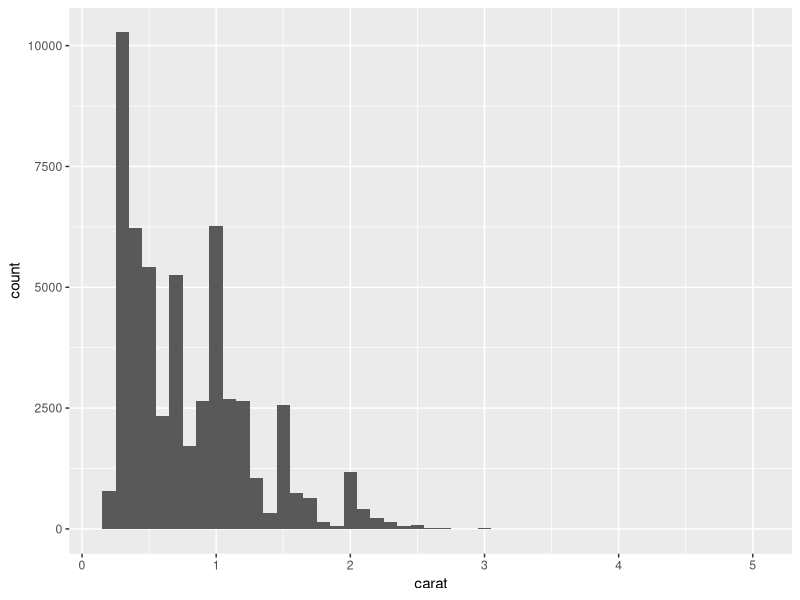
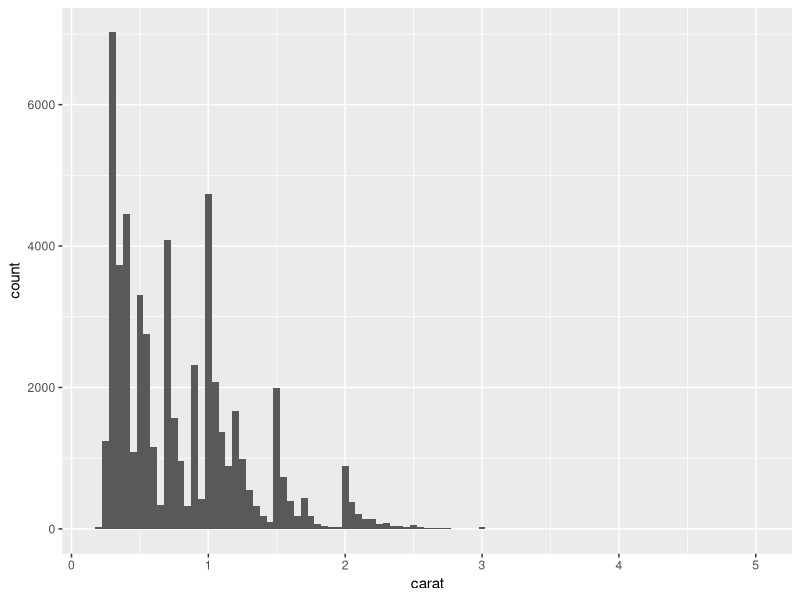
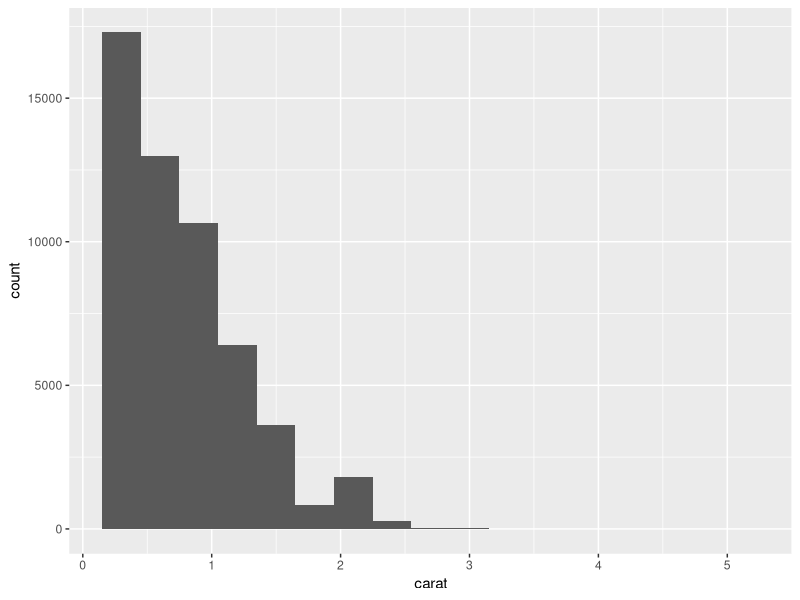
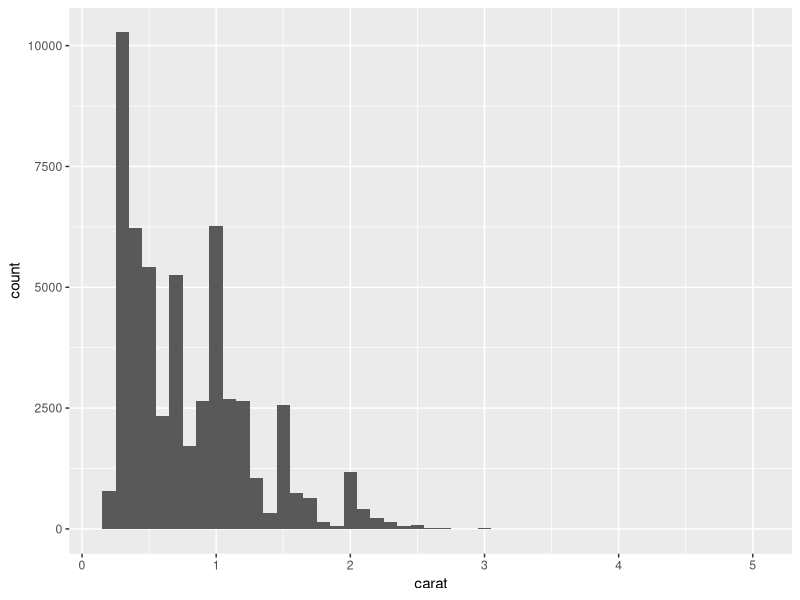
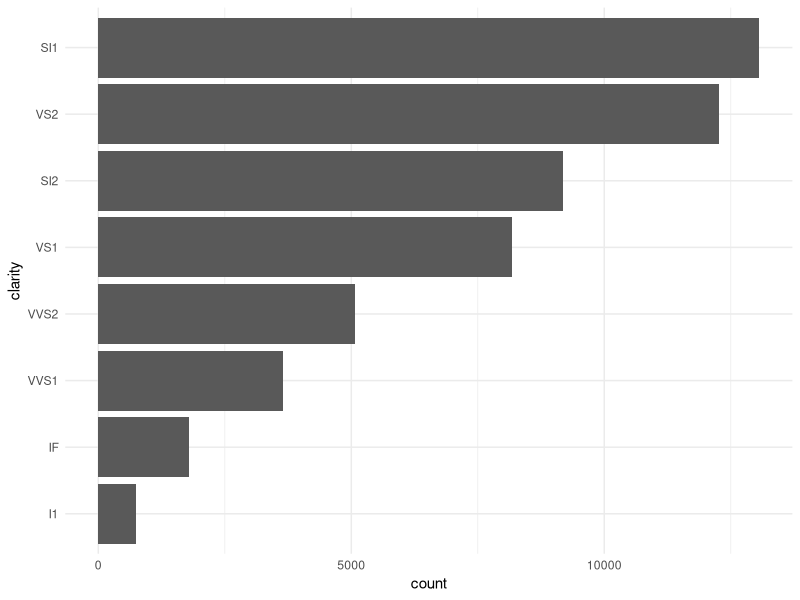

The R source for these figures, in order:
## ---- chunk 1
#| echo: true

library(dplyr)
library(tidyverse)
## ---- chunk 2
#| eval: true
#| echo: true

data <- data.frame(id = rep(letters[8 :10], each = 2), 
                   a = seq(5 ,10), b = seq(1,6), 
                   c = seq(32,37), d = seq(19,24))

new_data <- data %>%
  mutate(new_a = 0.837636 * a, 
         new_b = 0.837636 * b,
         new_c = 0.837236 * c,
         new_d = 0.837636 * d)

## ---- chunk 3
#| eval: true
#| echo: true

myfirstfunction <- function(x){0.837636 * x}

 data %>%
  mutate(new_a = myfirstfunction(a), 
         new_b = myfirstfunction(b),
         new_c = myfirstfunction(c),
         new_d = myfirstfunction(d))
## ---- chunk 4
#| eval: true
#| echo: true

data %>%
  mutate(across(a :d, myfirstfunction))
## ---- chunk 5
#| eval: true
#| echo: true

logic_multiply <- function(x){ifelse( x %% 2 == 0, x*2,x)}
## ---- chunk 6
#| eval: true
#| echo: true

data %>%
  mutate(across(a : d , logic_multiply))
## ---- chunk 7
#| eval: true
#| echo: true

grouped_mean <- function(dataframe, group_var, mean_var) {
  dataframe %>%
    group_by({{group_var}}) %>%
    summarize(mean({{mean_var}}))}

grouped_mean(data, id, a)
## ---- chunk 8
#| eval: true
#| echo: true

my_eda_function <- function(dataframe, variable) {
  dataframe %>%
    summarize(
      count = n(),
      minimum_value = min({{ variable}}, na.rm = TRUE),
      maximum_value = max({{ variable}}, na.rm = TRUE),
      range = max({{ variable}}, na.rm = TRUE) - min({{ variable}}, na.rm = TRUE)
    )
}

my_eda_function(data,a)
## ---- chunk 9
#| eval: true
#| echo: false

diamonds %>% 
  ggplot(aes(x = carat)) +
  geom_histogram(binwidth = 0.1)

diamonds %>%
  ggplot(aes(x = carat)) +
  geom_histogram(binwidth = 0.05)

diamonds %>%
  ggplot(aes(x = carat)) +
  geom_histogram(binwidth = 0.3)

## ---- chunk 10
#| eval: true
#| echo: true

diamond_histogram_function <- function(data, variable, binwidth){
  data %>%
    ggplot(aes(x = {{ variable}})) +
    geom_histogram(binwidth = binwidth)
}
## ---- chunk 11
#| eval: true
#| echo: true

diamond_histogram_function(diamonds, carat, 0.1)
## ---- chunk 12
#| eval: true
#| echo: true

diamonds_sorted_bars <- function(dataframe, variable) {
  dataframe %>% 
    mutate({{ variable }} := fct_rev(fct_infreq({{ variable }})))  |>
    ggplot(aes(y = {{ variable }})) +
    geom_bar() +
    theme_minimal()
}
## ---- chunk 13
#| eval: true
#| echo: true

diamonds %>%
  diamonds_sorted_bars(clarity)
